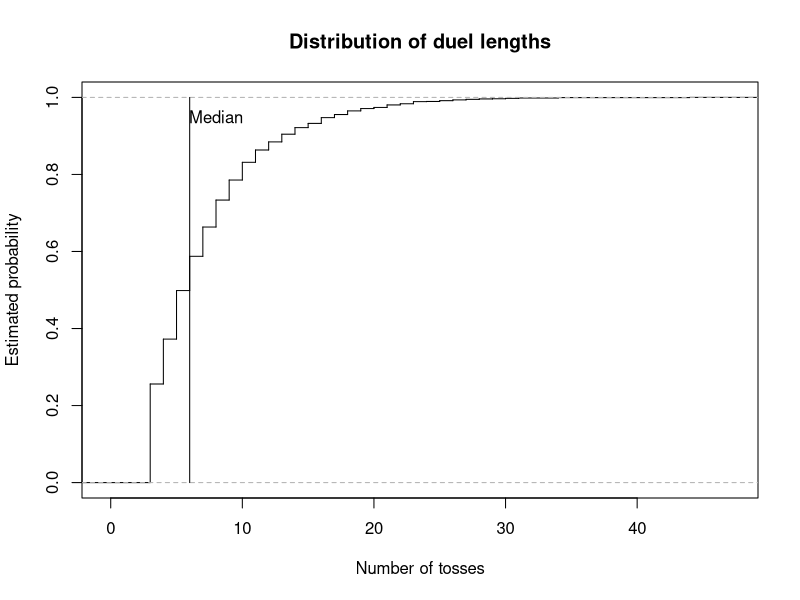
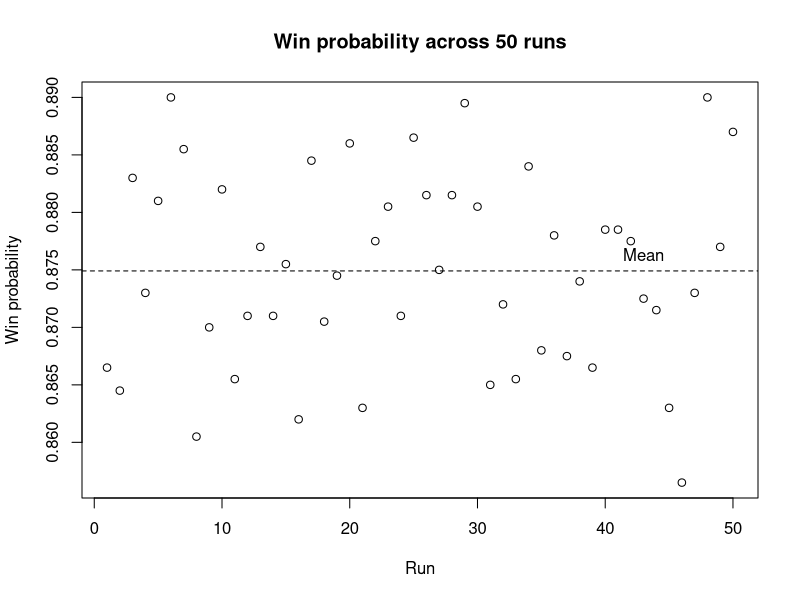

Source code (R) for these figures, in order:
# =============================================================================
# Coin-Toss Pattern Duel
#
# Authors:
# Pierrick de Boer: S3034691
# Fagan Ganbarli: S3015664
# Raneem Alluhaydan: S3044929


# Contributions:
# Pierrick de Boer ( 33%): Task 1-3
# Fagan Ganbarli ( 33%): Task 4-5
# Raneem Alluhaydan ( 33%): Task 6-7
#
# Overview:
# This script simulates duels between two binary patterns in a sequence
# of coin tosses. It identifies which pattern appears first and estimates
# the probability that player A wins through repeated simulations.
#
# Main functions:
# 1. firsthit(): Find the first occurrence of a pattern.
# 2. sim_duels(): Simulate multiple duels.
# 3. duel(): Simulate one duel.
# 4. pwin(): Estimate the probability that a pattern wins.
# 5. ewait(): Calculate the expected waiting time of a pattern.
# 6. pmat(): Calculate win probabilities between patterns.
# 7. find_cycle(): Find a non-transitive cycle of patterns.
# =============================================================================

# Task 1: Find the first occurrence of a pattern in a toss stream.

# Idea:
# Compare the pattern with every window of k consecutive tosses at
# once and return the position where the first matching window ends.

# Input:
# x = A toss stream, either a vector or a matrix with one
#     stream per row.
# a = A pattern of length k.

# Output:
# The toss at which the pattern is first completed in each row,
# or NA if the pattern does not appear.

# Method:
# Convert a vector into a one-row matrix.
# Build a logical matrix of all possible starting positions and
# compare each element of the pattern with the matching shifted
# columns of x.
# Take the first matching start in each row and add k - 1 to
# obtain the ending position.

firsthit <- function(x, a) {
  
  # Treat a single stream as a matrix with one row.
  if (!is.matrix(x)) {
    x <- matrix(x, nrow = 1)
  }
  
  L <- ncol(x)
  k <- length(a)
  
  # A pattern longer than the sequence cannot occur.
  if (k > L) {
    return(rep(NA, nrow(x)))
  }
  
  # Check every possible starting position.
  hit <- matrix(TRUE, nrow = nrow(x), ncol = L - k + 1)
  
  for (j in seq_along(a)) {
    hit <- hit & x[, j:(L - k + j), drop = FALSE] == a[j]
  }
  
  # Find the first matching position in each row.
  start <- max.col(hit, ties.method = "first")
  start[rowSums(hit) == 0] <- NA
  
  # Convert starting positions into ending positions.
  return(start + k - 1)
}

# Test firsthit() function.
x <- c(1, 0, 0, 1, 0, 1, 1, 1, 0)

firsthit(x, c(1, 0, 1))   # Expected: 6
firsthit(x, c(0, 1, 1))   # Expected: 7
firsthit(x, c(0, 0, 0))   # Expected: NA


# Task 2: Simulate duels between two patterns.

# Idea:
# Toss a shared coin stream for many duels at once and stop each
# duel as soon as one of the two patterns appears.

# Input:
# a = Binary pattern of player A.
# b = Binary pattern of player B, distinct from a and of equal length.
# p = The probability of a head
# nreps = The number of independent duels to simulate.

# Output:
# A list containing the winner of each duel (1 for A, 0 for B)
# and the number of tosses each duel took.

# Method:
# Check that the patterns have equal length and are distinct.
# Generate tosses in blocks, one row per duel, and find the first
# occurrence of each pattern with firsthit().
# Store the results of decided duels and continue only with the
# undecided ones. Keep the last k - 1 tosses of each undecided row
# so that patterns crossing block boundaries are detected.

sim_duels <- function(a, b, p = 0.5, nreps = 1) {
  
  k <- length(a)
  
  if (k != length(b)) {
    stop("this is not a fair game!")
  }
  
  if (all(a == b)) {
    stop("a and b are identical")
  }
  
  # Initialize the block length and simulation results.
  time <- 0
  B <- 3 * k
  
  active <- 1:nreps
  winner <- rep(NA, nreps)
  tosses <- rep(NA, nreps)
  
  while (length(active) > 0) {
    
    # Generate the initial block of tosses.
    if (time == 0) {
      W <- matrix(
        rbinom(nreps * B, size = 1, prob = p),
        nrow = nreps
      )
      
    } else {
      # Retain the last k - 1 tosses from each active sequence.
      keep <- W[,B - (k - 1) + seq_len(k - 1),drop = FALSE]
      
      # Generate new tosses for the unfinished duels.
      W_new <- matrix(
        rbinom(
          nrow(keep) * (B - k + 1),
          size = 1,
          prob = p
        ),
        nrow = nrow(keep)
      )
      
      # Append the new tosses to the retained sequence.
      W <- cbind(keep, W_new)
    }
    
    # Find the first occurrence of each player's pattern.
    time_a <- firsthit(W, a)
    time_b <- firsthit(W, b)
    
    # Identify the winner based on the earliest occurrence.
    a_wins <- !is.na(time_a) &
      (is.na(time_b) | time_a < time_b)
    
    b_wins <- !is.na(time_b) &
      (is.na(time_a) | time_b < time_a)
    
    # Store the results of completed duels.
    decided <- a_wins | b_wins
    
    hit_time <- pmin(time_a, time_b, na.rm = TRUE)
    
    winner[active[a_wins]] <- 1
    winner[active[b_wins]] <- 0
    
    tosses[active[decided]] <- time + hit_time[decided]
    
    # Remove completed duels from the active simulations.
    active <- active[!decided]
    W <- W[!decided, , drop = FALSE]
    
    # Advance the number of newly generated tosses.
    time <- time + B - (k - 1)
  }
  
  return(list(winner = winner, tosses = tosses))
}


# Task 2: Simulate a single duel.

# Idea:
# A single duel is a special case of sim_duels() with one repetition,
# so the simulation code is shared rather than repeated.

# Input:
# a = Binary pattern of player A.
# b = Binary pattern of player B.
# p = The probability of a head

# Output:
# A vector c(winner, tosses), where winner is 1 if A wins and 0
# if B wins, and tosses is the number of tosses the duel took.

# Method:
# Call sim_duels() with nreps = 1 and combine both results
# into one vector.

duel <- function(a, b, p = 0.5) {
  
  result <- sim_duels(a, b, p, nreps = 1)
  
  return(c(result[[1]], result[[2]]))
}


# Task 3: Estimate the probability that one pattern wins a duel.

# Idea:
# Estimate the win probability of player A as the proportion of
# simulated duels that A wins.

# Input:
# a = Binary pattern of player A.
# b = Binary pattern of player B.
# p = The probability of a head (0 < p < 1).
# nreps = The number of independent duels to simulate.

# Output:
# The estimated probability that pattern a appears before pattern b.

# Method:
# Simulate all duels at once with sim_duels().
# Since a win for A is stored as 1 and a loss as 0, the mean of
# the winner vector estimates the win probability.

pwin <- function(a, b, p = 0.5, nreps = 10000) {
  
  # Simulate the duels.
  result <- sim_duels(a, b, p, nreps)
  
  # Calculate the proportion of duels won by player A.
  p_a_wins <- sum(result[[1]]) / length(result[[1]])
  
  return(p_a_wins)
}


# Task 4: Calculating the exact expected waiting time for a pattern.

# Idea:
# The expected waiting time depends on the lengths for which
# the first and last j elements of a pattern match. Each matching
# overlap contributes the reciprocal of the probability of its prefix.

# Input:
# a = A non-empty binary vector representing the pattern.
# p = The probability of a head (0 < p < 1).

# Output:
# The exact expected waiting time until the pattern appears. 

# Method:
# Check that the inputs are valid.
# Examine every possible overlap length. If the first and last j
# elements match, calculate the prefix probability and add its
# reciprocal to the expected waiting time.

ewait <- function(a, p = 0.5) {
  
  # Check that the pattern is a non-empty binary vector.
  if (!is.numeric(a) || length(a) == 0 ||  
      anyNA(a) || any(!a %in% c(0, 1))) {
    stop("The pattern must be a non-empty binary vector.")  
  }
  
  # Check that p is a valid probability between 0 and 1.
  if (!is.numeric(p) || length(p) != 1 ||
      is.na(p) || !is.finite(p) ||
      p <= 0 || p >= 1) {
    stop("p must be a numeric value between 0 and 1.")  
  }
  
  k <- length(a)
  expected_wait <- 0
  
  # Examine every possible overlap length, including the full pattern.
  for (j in 1:k) {
    
    # An overlap exists when the first and last j elements match.
    if (all(a[1:j] == a[(k-j+1):k])) {
      
      # Count the number of heads in the prefix.
      n_head <- sum(a[1:j] == 1)
      
      # Calculate the probability of the prefix.
      r_probability <- (p ^ n_head) * ((1 - p) ^ (j - n_head))
      
      # Add the reciprocal probability for this overlap.
      expected_wait <- expected_wait + (1 / r_probability)
    }
  }
  return(expected_wait)
}


# Task 5: Calculate the matrix of pairwise win probabilities.

# Idea:
# Estimate how often each pattern beats every other pattern using 
# repeated simulations, and store the result probabilities in a matrix. 

# Input:
# k = The length of each binary pattern.
# p = The probability of a head (0 < p < 1).
# nreps = The number of simulated duels for each pair..

# Output:
# A 2^k by 2^k matrix of estimated win probabilities.
# The diagonal entries are NA, because a pattern cannot duel itself.

# Method:
# Generate all possible patterns of length k and arrange them in
# lexicographic order, with 0 before 1.
# Estimate the win probability for every distinct pattern using 
# the pwin() function and store the result in matrix M.

pmat <- function(k, p = 0.5, nreps = 10000) {
  
  # Generate all possible binary patterns of length k.
  pattern <- expand.grid(rep(list(0:1), k))
  
  # Arrange patterns in lexicographic order, with 0 before 1.
  pattern <- pattern[
    do.call(order, as.data.frame(pattern)), , drop = FALSE]
  
  # Convert the patterns to a matrix.
  pattern <- as.matrix(pattern)
  
  # Create a matrix to store the estimated win probabilities.
  M <- matrix(NA, nrow = 2^k, ncol = 2^k)
  
  # Calculate the number of patterns.
  n <- nrow(pattern)
  
  # Label the rows and columns using the binary patterns.
  rownames(M) <- apply(pattern, 1, paste, collapse = "")
  colnames(M) <- apply(pattern, 1, paste, collapse = "")
  
  # Estimate the probability that each pattern beats every other pattern.
  for (i in 1:n) {
    for (j in 1:n) {
      
      # Leave diagonal entries as NA, because a pattern cannot duel itself.
      if (i != j) {
        M[i, j] <- pwin(
          pattern[i, ],
          pattern[j, ],
          p = p,
          nreps = nreps
        )
      }
    }
  }
  return(M)
}



# Task 5(a): Find the best reply and its win probability for each pattern.

# Idea:
# For each pattern, find the pattern that beats it with the 
# highest probability and display the results in a table.

# Input:
# M = The matrix of win probabilities created by pmat() function
# with k = 3 and a fair coin.

# Output:
# A data frame showing each pattern, its best reply, and the 
# probability that the best reply wins.

# Method:
# Replace the diagonal NA values with -inf so they cannot be 
# selected as the best reply.
# Find the maximum value in each column.
# Record the each pattern, its best reply, and the associated 
# win probability in a data frame.

# Create a matrix for k = 3 and a fair coin using pmat() function.
M <- pmat(k = 3, p = 0.50)

# Replace the diagonal NA values with -inf.
M <- replace(M, is.na(M), -Inf)

# Find the index of the best reply for each pattern.
best_reply <- apply(M, 2, which.max)

# Create a vector to store the win probabilities.
win_probability <- numeric(ncol(M))

# Store the win probability of each best reply.
for (j in seq_len(ncol(M))) {
  win_probability[j] <- M[best_reply[j], j]
}

# Create a data frame of patterns, best replies, and win probabilities.
best_reply_table <- data.frame(
  Pattern = rownames(M),
  Best_reply = rownames(M)[best_reply],
  Probability = win_probability
)

print(best_reply_table)


# Task 5(b)(1): Find evenly matched pattern pairs.

# Idea:
# Find pairs with approximately equal chances (between 0.49 and 0.51) 
# of winning against each other.

# Input:
# M = The matrix of win probabilities created by pmat() function
# with k = 3 and a fair coin.

# Output:
# A data frame showing each evenly matched pair and the win 
# probabilities of both pattern

# Method:
# Examine each distinct pair only once.
# Keep pairs for which both win probabilities are between 0.49 and 0.51.

# Create an empty data frame to store the results.
evenly_matched_pairs <- data.frame(
  Pattern1 = character(),
  Pattern2 = character(),
  P1_Win_Probability = numeric(),
  P2_Win_Probability = numeric()
)

# Examine all pairs with for loop.
for (i in seq_len(nrow(M))) {
  for (j in seq_len(ncol(M))) {
    
    # Check each pair once and exclude the diagonal.
    if (j > i && 
        !is.na(M[i, j]) &&
        !is.na(M[j, i]) &&
        abs(M[i, j] - 0.5) <= 0.01 &&
        abs(M[j, i] - 0.5) <= 0.01) {
      
      # Store both patterns and their win probabilities.
      evenly_matched_pairs <- rbind(
        evenly_matched_pairs,
        data.frame(
          Pattern1 = rownames(M)[i],
          Pattern2 = colnames(M)[j],
          P1_Win_Probability = M[i, j],
          P2_Win_Probability = M[j, i]
        )
      )
    }
  }
}

# Reset row names and display the result
row.names(evenly_matched_pairs) <- NULL
print(evenly_matched_pairs)


# Task 5(b)(2): Find the shortest non-transitive cycle.

# Idea:
# Find the shortest cycle in which every pattern beats the next
# pattern with at least given win probability.

# Input:
# m = A matrix of pairwise win probabilities.
# min_probability = The minimum probability required for each win.

# Output:
# A data frame showing the patterns in each cycle, the direction 
# of each win, and win probabilities.

# Method:
# Search cycles in increasing order of length. Use recursive search
# to extend path without repeating patterns, and check whether the
# final pattern beats the starting pattern to complete a cycle.

find_cycle <- function(m, min_probability = 0.60) {
  
  k <- nrow(m)
  
  # Check cycle from the shortest possible length (3).
  for (i in 3:k) {
    
    cycles <- list()
    
    # Try each pattern as the starting point.
    for(start in seq_len(k)) {
      
      search <- function(path) {
        
        last <- path[length(path)]
        
        # Check whether the path can be closed into a cycle.
        if (length(path) == i) {
          
          if (!is.na(m[last, start]) &&
              m[last, start] >= min_probability) {
            
            cycles[[length(cycles) + 1]] <<- path
          }
          
          return(invisible(NULL))
        }
        
        # Only consider unused patterns to avoid duplicate cycles.
        sequence <- setdiff(seq_len(k), path)
        sequence <- sequence[sequence > start]
        
        for (next_item in sequence) {
          
          if (!is.na(m[last, next_item]) && 
              m[last, next_item] >= min_probability) {
            
            search(c(path, next_item))
          }
        }
      }
      search(start)
    }
    
    # Return the cycle when shortest length has been found.
    if (length(cycles) > 0) {
      
      result <- do.call(rbind, lapply(seq_along(cycles), function(x) {
        
        path <- cycles[[x]]
        next_path <- c(path[-1], path[1])
        
        data.frame(
          Cycle = x,
          From = rownames(m)[path],
          To = colnames(m)[next_path],
          Win = m[cbind(path, next_path)]
        )
      }))
      rownames(result) <- NULL
      return(result)
    }
  }
  
  # message dos not exist 
  return("No cycle found.")
}

# Find the shortest cycle with minimum win probability = 0.60.
find_cycle(M, min_probability = 0.60)  

# Task 5(c): Compare expected waiting times with duel results.

# Idea:
# Find pairs with the same expected waiting time and identify.
# pairs with noticeably different duel probabilities.

# Input:
# M = The matrix of win probabilities created by pmat() function
# with k = 3 and a fair coin.
# ewait() = The function that calculates the expected waiting time. 

# Output:
# A data frame that demonstrates pairs with the same expected 
# waiting time whose duel probability is below 0.4 or above 0.6.

# Method:
# Get the pattern labels from the row names of M.
# Convert labels into a binary matrix.
# Calculate the exact expected waiting time with ewait() function 
# Compare each pairs and keep whose expected waiting times are the same.
# Display pairs with win probability notably far from 0.5.

# Get the pattern labels from the row names of M.
pattern_label <- rownames(M)

# Convert labels into a binary matrix.
pattern_label <- t(sapply(pattern_label, function(x) {
  as.numeric(strsplit(x, "")[[1]])
})) 

# Define pattern names.
pattern_names <- apply(pattern_label, 1, paste, collapse = "")

# Calculate th exact expected waiting time.
expected_wait <- apply(pattern_label, 1, ewait)

# Create an empty data frame to store pairs.
comparison_table <- data.frame(
  Pattern1 = character(),
  Pattern2 = character(),
  Expected_Wait = numeric(),
  Win_Probability = numeric()
)

# Compare every distinct pairs.
for (i in seq_len(nrow(M))) {
  for (j in seq_len(ncol(M))) {
    
    # Check each pair ony one time
    # Keep pairs with the same expected waiting time.
    if (i < j &&
        expected_wait[i] == expected_wait[j]) {
      
      # Store the pair, their equal expected waiting time,
      # and the probability that Pattern1 beats Pattern2.
      comparison_table <- rbind(
        comparison_table, data.frame(
          Pattern1 = pattern_names[i],
          Pattern2 = pattern_names[j],
          Expected_Wait = expected_wait[i],
          Win_Probability = M[i, j]
        )
      )
    }
  }
}

# Display pairs whose win probabilities notable differ from 0.5 
# (win probability is below 0.4 or above 0.6.)

comparison_table <- comparison_table[
  abs(comparison_table$Win_Probability - 0.5) > 0.1, ]

row.names(comparison_table) <- NULL

print(comparison_table)

# Task 6: Plot duel lengths and variation in win probabilities.

# Idea: Investigate duel lengths and how win-probability estimates vary.
# Input: Patterns 011 and 111, a fair coin, and 2000 duels per run.
# Output: A graph of duel lengths and a graph of 50 win-probability estimates.
# Method: Simulate duels, mark the median length, repeat the win-probability
# estimate 50 times, and mark the mean estimate.

# Simulate 2000 duels between patterns 011 and 111.
a <- c(0, 1, 1)
b <- c(1, 1, 1)
results <- sim_duels(a, b, p = 0.5, nreps = 2000)

# Plot the distribution of duel lengths and mark the median.
tosses <- results$tosses
plot(ecdf(tosses), verticals = TRUE, do.points = FALSE,
     main = "Distribution of duel lengths",
     xlab = "Number of tosses",
     ylab = "Estimated probability")

med <- median(tosses)
lines(c(med, med), c(0, 1))
text(med + 2, 0.95, "Median")

# Estimate the win probability in 50 independent runs.
win_estimates <- numeric(50)

for (i in 1:50) {
  win_estimates[i] <- pwin(
    a = c(0, 1, 1),
    b = c(1, 1, 1),
    p = 0.5,
    nreps = 2000
  )
}

# Calculate the mean estimate and plot the results.
mean_estimate <- mean(win_estimates)

plot(win_estimates,
     xlab = "Run",
     ylab = "Win probability",
     main = "Win probability across 50 runs")

abline(h = mean_estimate, lty = 2)
text(43, mean_estimate, "Mean", pos = 3)


# Task 7: Investigate the effect of coin bias.

# Idea: Check how changing the coin bias affects the best replies.
# Input: Patterns of length 3, with p = 0.25 and p = 0.7.
# Output: A best-reply table for each coin bias.
# Method: Calculate the win-probability matrix, find the best reply
# to each pattern, and compare the results for both biases.

# Analyse the best replies for p = 0.25.
M <- pmat(k = 3, p = 0.25, nreps = 2000)
M <- replace(M, is.na(M), -Inf)

best_reply <- apply(M, 2, which.max)
win_probability <- numeric(ncol(M))

for (j in seq_len(ncol(M))) {
  win_probability[j] <- M[best_reply[j], j]
}

best_reply_table <- data.frame(
  Pattern = colnames(M),
  Best_reply = rownames(M)[best_reply],
  Probability = win_probability,
  row.names = NULL
)

print(best_reply_table)


# Repeat the analysis for p = 0.7.
M <- pmat(k = 3, p = 0.7, nreps = 2000)
M <- replace(M, is.na(M), -Inf)

best_reply <- apply(M, 2, which.max)
win_probability <- numeric(ncol(M))

for (j in seq_len(ncol(M))) {
  win_probability[j] <- M[best_reply[j], j]
}

best_reply_table <- data.frame(
  Pattern = colnames(M),
  Best_reply = rownames(M)[best_reply],
  Probability = win_probability,
  row.names = NULL
)

print(best_reply_table)


# Best replies and cycles:
# For p = 0.25, one observed cycle is:
# 100 -> 000 -> 001 -> 010 -> 100
#
# For p = 0.7, one observed cycle is:
# 101 -> 011 -> 111 -> 110 -> 101
#
# Changing the coin bias changes the best replies and the patterns
# involved in the observed cycles.

# Overall analysis:
# Ranking patterns by their individual waiting times does not
# necessarily predict who wins a duel.
# Both patterns are observed in the same sequence of coin tosses,
# so their appearances are not independent.
# Therefore, isolated waiting-time summaries can be misleading
# when predicting duel outcomes.
